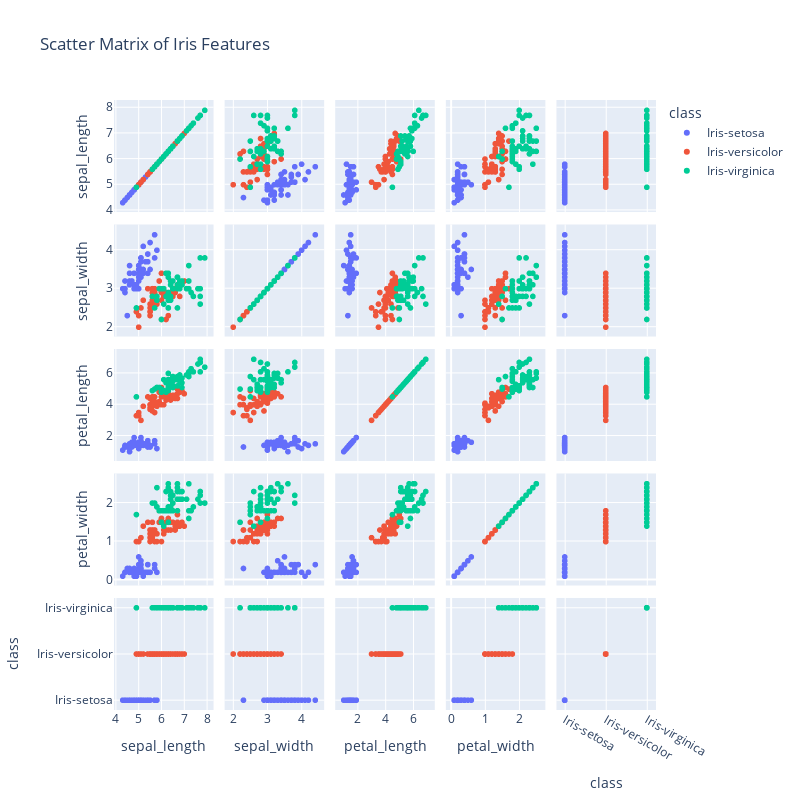

The code cell stored with this chart in its notebook:
### Markdown cell above
### Scatter Matrix

Produce a scatter matrix with color separation by class.

### Code cell
fig = px.scatter_matrix(df,
                        color='class',
                        title='Scatter Matrix of Iris Features')
fig.update_layout(
    dragmode='select',
    width=800,
    height=800,
    hovermode='closest',
)
fig.show()

### Figure 1 — Plotly figure (JSON) as saved in the notebook; plotly's stock layout.template omitted (floating-point values rounded to 4 significant figures)
{"data": [{"dimensions": [{"axis": {"matches": true}, "label": "sepal_length", "values": [5.1, 4.9, 4.7, 4.6, 5, 5.4, 4.6, 5, 4.4, 4.9, 5.4, 4.8, 4.8, 4.3, 5.8, 5.7, 5.4, 5.1, 5.7, 5.1, 5.4, 5.1, 4.6, 5.1, 4.8, 5, 5, 5.2, 5.2, 4.7, 4.8, 5.4, 5.2, 5.5, 4.9, 5, 5.5, 4.9, 4.4, 5.1, 5, 4.5, 4.4, 5, 5.1, 4.8, 5.1, 4.6, 5.3, 5]}, {"axis": {"matches": true}, "label": "sepal_width", "values": [3.5, 3, 3.2, 3.1, 3.6, 3.9, 3.4, 3.4, 2.9, 3.1, 3.7, 3.4, 3, 3, 4, 4.4, 3.9, 3.5, 3.8, 3.8, 3.4, 3.7, 3.6, 3.3, 3.4, 3, 3.4, 3.5, 3.4, 3.2, 3.1, 3.4, 4.1, 4.2, 3.1, 3.2, 3.5, 3.1, 3, 3.4, 3.5, 2.3, 3.2, 3.5, 3.8, 3, 3.8, 3.2, 3.7, 3.3]}, {"axis": {"matches": true}, "label": "petal_length", "values": [1.4, 1.4, 1.3, 1.5, 1.4, 1.7, 1.4, 1.5, 1.4, 1.5, 1.5, 1.6, 1.4, 1.1, 1.2, 1.5, 1.3, 1.4, 1.7, 1.5, 1.7, 1.5, 1, 1.7, 1.9, 1.6, 1.6, 1.5, 1.4, 1.6, 1.6, 1.5, 1.5, 1.4, 1.5, 1.2, 1.3, 1.5, 1.3, 1.5, 1.3, 1.3, 1.3, 1.6, 1.9, 1.4, 1.6, 1.4, 1.5, 1.4]}, {"axis": {"matches": true}, "label": "petal_width", "values": [0.2, 0.2, 0.2, 0.2, 0.2, 0.4, 0.3, 0.2, 0.2, 0.1, 0.2, 0.2, 0.1, 0.1, 0.2, 0.4, 0.4, 0.3, 0.3, 0.3, 0.2, 0.4, 0.2, 0.5, 0.2, 0.2, 0.4, 0.2, 0.2, 0.2, 0.2, 0.4, 0.1, 0.2, 0.1, 0.2, 0.2, 0.1, 0.2, 0.2, 0.3, 0.3, 0.2, 0.6, 0.4, 0.3, 0.2, 0.2, 0.2, 0.2]}, {"axis": {"matches": true}, "label": "class", "values": ["Iris-setosa", "Iris-setosa", "Iris-setosa", "Iris-setosa", "Iris-setosa", "Iris-setosa", "Iris-setosa", "Iris-setosa", "Iris-setosa", "Iris-setosa", "Iris-setosa", "Iris-setosa", "Iris-setosa", "Iris-setosa", "Iris-setosa", "Iris-setosa", "Iris-setosa", "Iris-setosa", "Iris-setosa", "Iris-setosa", "Iris-setosa", "Iris-setosa", "Iris-setosa", "Iris-setosa", "Iris-setosa", "Iris-setosa", "Iris-setosa", "Iris-setosa", "Iris-setosa", "Iris-setosa", "Iris-setosa", "Iris-setosa", "Iris-setosa", "Iris-setosa", "Iris-setosa", "Iris-setosa", "Iris-setosa", "Iris-setosa", "Iris-setosa", "Iris-setosa", "Iris-setosa", "Iris-setosa", "Iris-setosa", "Iris-setosa", "Iris-setosa", "Iris-setosa", "Iris-setosa", "Iris-setosa", "Iris-setosa", "Iris-setosa"]}], "hovertemplate": "class=Iris-setosa<br>%{xaxis.title.text}=%{x}<br>%{yaxis.title.text}=%{y}<extra></extra>", "legendgroup": "Iris-setosa", "marker": {"color": "#636efa", "symbol": "circle"}, "name": "Iris-setosa", "showlegend": true, "type": "splom"}, {"dimensions": [{"axis": {"matches": true}, "label": "sepal_length", "values": [7, 6.4, 6.9, 5.5, 6.5, 5.7, 6.3, 4.9, 6.6, 5.2, 5, 5.9, 6, 6.1, 5.6, 6.7, 5.6, 5.8, 6.2, 5.6, 5.9, 6.1, 6.3, 6.1, 6.4, 6.6, 6.8, 6.7, 6, 5.7, 5.5, 5.5, 5.8, 6, 5.4, 6, 6.7, 6.3, 5.6, 5.5, 5.5, 6.1, 5.8, 5, 5.6, 5.7, 5.7, 6.2, 5.1, 5.7]}, {"axis": {"matches": true}, "label": "sepal_width", "values": [3.2, 3.2, 3.1, 2.3, 2.8, 2.8, 3.3, 2.4, 2.9, 2.7, 2, 3, 2.2, 2.9, 2.9, 3.1, 3, 2.7, 2.2, 2.5, 3.2, 2.8, 2.5, 2.8, 2.9, 3, 2.8, 3, 2.9, 2.6, 2.4, 2.4, 2.7, 2.7, 3, 3.4, 3.1, 2.3, 3, 2.5, 2.6, 3, 2.6, 2.3, 2.7, 3, 2.9, 2.9, 2.5, 2.8]}, {"axis": {"matches": true}, "label": "petal_length", "values": [4.7, 4.5, 4.9, 4, 4.6, 4.5, 4.7, 3.3, 4.6, 3.9, 3.5, 4.2, 4, 4.7, 3.6, 4.4, 4.5, 4.1, 4.5, 3.9, 4.8, 4, 4.9, 4.7, 4.3, 4.4, 4.8, 5, 4.5, 3.5, 3.8, 3.7, 3.9, 5.1, 4.5, 4.5, 4.7, 4.4, 4.1, 4, 4.4, 4.6, 4, 3.3, 4.2, 4.2, 4.2, 4.3, 3, 4.1]}, {"axis": {"matches": true}, "label": "petal_width", "values": [1.4, 1.5, 1.5, 1.3, 1.5, 1.3, 1.6, 1, 1.3, 1.4, 1, 1.5, 1, 1.4, 1.3, 1.4, 1.5, 1, 1.5, 1.1, 1.8, 1.3, 1.5, 1.2, 1.3, 1.4, 1.4, 1.7, 1.5, 1, 1.1, 1, 1.2, 1.6, 1.5, 1.6, 1.5, 1.3, 1.3, 1.3, 1.2, 1.4, 1.2, 1, 1.3, 1.2, 1.3, 1.3, 1.1, 1.3]}, {"axis": {"matches": true}, "label": "class", "values": ["Iris-versicolor", "Iris-versicolor", "Iris-versicolor", "Iris-versicolor", "Iris-versicolor", "Iris-versicolor", "Iris-versicolor", "Iris-versicolor", "Iris-versicolor", "Iris-versicolor", "Iris-versicolor", "Iris-versicolor", "Iris-versicolor", "Iris-versicolor", "Iris-versicolor", "Iris-versicolor", "Iris-versicolor", "Iris-versicolor", "Iris-versicolor", "Iris-versicolor", "Iris-versicolor", "Iris-versicolor", "Iris-versicolor", "Iris-versicolor", "Iris-versicolor", "Iris-versicolor", "Iris-versicolor", "Iris-versicolor", "Iris-versicolor", "Iris-versicolor", "Iris-versicolor", "Iris-versicolor", "Iris-versicolor", "Iris-versicolor", "Iris-versicolor", "Iris-versicolor", "Iris-versicolor", "Iris-versicolor", "Iris-versicolor", "Iris-versicolor", "Iris-versicolor", "Iris-versicolor", "Iris-versicolor", "Iris-versicolor", "Iris-versicolor", "Iris-versicolor", "Iris-versicolor", "Iris-versicolor", "Iris-versicolor", "Iris-versicolor"]}], "hovertemplate": "class=Iris-versicolor<br>%{xaxis.title.text}=%{x}<br>%{yaxis.title.text}=%{y}<extra></extra>", "legendgroup": "Iris-versicolor", "marker": {"color": "#EF553B", "symbol": "circle"}, "name": "Iris-versicolor", "showlegend": true, "type": "splom"}, {"dimensions": [{"axis": {"matches": true}, "label": "sepal_length", "values": [6.3, 5.8, 7.1, 6.3, 6.5, 7.6, 4.9, 7.3, 6.7, 7.2, 6.5, 6.4, 6.8, 5.7, 5.8, 6.4, 6.5, 7.7, 7.7, 6, 6.9, 5.6, 7.7, 6.3, 6.7, 7.2, 6.2, 6.1, 6.4, 7.2, 7.4, 7.9, 6.4, 6.3, 6.1, 7.7, 6.3, 6.4, 6, 6.9, 6.7, 6.9, 5.8, 6.8, 6.7, 6.7, 6.3, 6.5, 6.2, 5.9]}, {"axis": {"matches": true}, "label": "sepal_width", "values": [3.3, 2.7, 3, 2.9, 3, 3, 2.5, 2.9, 2.5, 3.6, 3.2, 2.7, 3, 2.5, 2.8, 3.2, 3, 3.8, 2.6, 2.2, 3.2, 2.8, 2.8, 2.7, 3.3, 3.2, 2.8, 3, 2.8, 3, 2.8, 3.8, 2.8, 2.8, 2.6, 3, 3.4, 3.1, 3, 3.1, 3.1, 3.1, 2.7, 3.2, 3.3, 3, 2.5, 3, 3.4, 3]}, {"axis": {"matches": true}, "label": "petal_length", "values": [6, 5.1, 5.9, 5.6, 5.8, 6.6, 4.5, 6.3, 5.8, 6.1, 5.1, 5.3, 5.5, 5, 5.1, 5.3, 5.5, 6.7, 6.9, 5, 5.7, 4.9, 6.7, 4.9, 5.7, 6, 4.8, 4.9, 5.6, 5.8, 6.1, 6.4, 5.6, 5.1, 5.6, 6.1, 5.6, 5.5, 4.8, 5.4, 5.6, 5.1, 5.1, 5.9, 5.7, 5.2, 5, 5.2, 5.4, 5.1]}, {"axis": {"matches": true}, "label": "petal_width", "values": [2.5, 1.9, 2.1, 1.8, 2.2, 2.1, 1.7, 1.8, 1.8, 2.5, 2, 1.9, 2.1, 2, 2.4, 2.3, 1.8, 2.2, 2.3, 1.5, 2.3, 2, 2, 1.8, 2.1, 1.8, 1.8, 1.8, 2.1, 1.6, 1.9, 2, 2.2, 1.5, 1.4, 2.3, 2.4, 1.8, 1.8, 2.1, 2.4, 2.3, 1.9, 2.3, 2.5, 2.3, 1.9, 2, 2.3, 1.8]}, {"axis": {"matches": true}, "label": "class", "values": ["Iris-virginica", "Iris-virginica", "Iris-virginica", "Iris-virginica", "Iris-virginica", "Iris-virginica", "Iris-virginica", "Iris-virginica", "Iris-virginica", "Iris-virginica", "Iris-virginica", "Iris-virginica", "Iris-virginica", "Iris-virginica", "Iris-virginica", "Iris-virginica", "Iris-virginica", "Iris-virginica", "Iris-virginica", "Iris-virginica", "Iris-virginica", "Iris-virginica", "Iris-virginica", "Iris-virginica", "Iris-virginica", "Iris-virginica", "Iris-virginica", "Iris-virginica", "Iris-virginica", "Iris-virginica", "Iris-virginica", "Iris-virginica", "Iris-virginica", "Iris-virginica", "Iris-virginica", "Iris-virginica", "Iris-virginica", "Iris-virginica", "Iris-virginica", "Iris-virginica", "Iris-virginica", "Iris-virginica", "Iris-virginica", "Iris-virginica", "Iris-virginica", "Iris-virginica", "Iris-virginica", "Iris-virginica", "Iris-virginica", "Iris-virginica"]}], "hovertemplate": "class=Iris-virginica<br>%{xaxis.title.text}=%{x}<br>%{yaxis.title.text}=%{y}<extra></extra>", "legendgroup": "Iris-virginica", "marker": {"color": "#00cc96", "symbol": "circle"}, "name": "Iris-virginica", "showlegend": true, "type": "splom"}], "layout": {"dragmode": "select", "height": 800, "hovermode": "closest", "legend": {"title": {"text": "class"}, "tracegroupgap": 0}, "title": {"text": "Scatter Matrix of Iris Features"}, "width": 800}}
